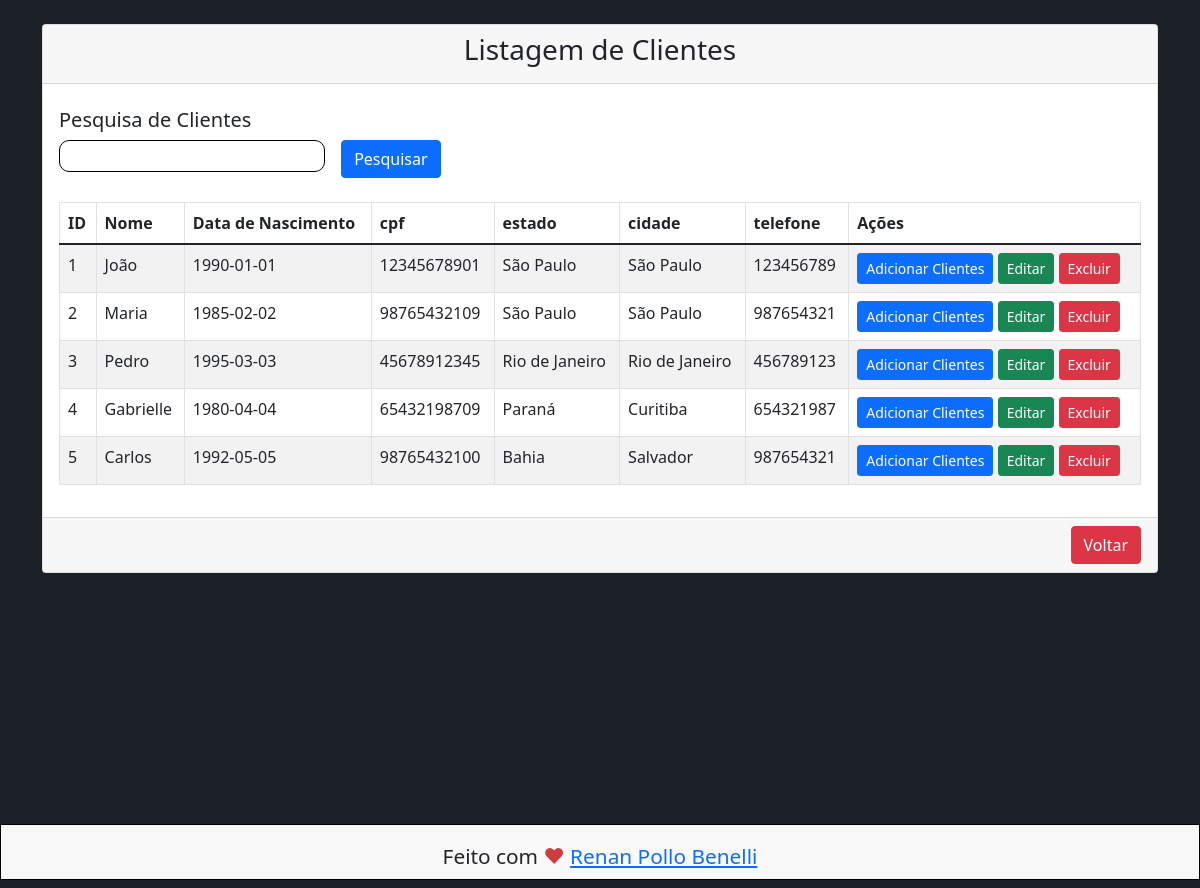
The app's page /view/cliente/lstClientes.php (signed in) with its own data.
### tables this page shows
CREATE TABLE `cliente` (
  `id` int(11) NOT NULL,
  `nome` varchar(255) DEFAULT NULL,
  `data_nascimento` date DEFAULT NULL,
  `cpf` varchar(12) DEFAULT NULL,
  `estado` varchar(50) DEFAULT NULL,
  `cidade` varchar(100) DEFAULT NULL,
  `telefone` varchar(20) DEFAULT NULL
);

### dao/ClienteDao.php (called while the page is built, shortened)
<?php
include_once 'C:\xampp\htdocs\Sistema-VendasPHP\model\Cliente.php';
class ClienteDao {
    public function findAll() {
        $sql = "SELECT * FROM `cliente`;";
        $conn = Conexao::conectar();
        $result = $conn->query($sql);
        $lstClientes = [];
        foreach ($result as $linha) {
            $cliente = new Cliente();
            $cliente->setId($linha['id']);
            $cliente->setNome($linha['nome']);
            $cliente->setDataNascimento($linha['data_nascimento']);
            $cliente->setCpf($linha['cpf']);
            $cliente->setEstado($linha['estado']);
            $cliente->setCidade($linha['cidade']);
            $cliente->setTelefone($linha['telefone']);
            $lstClientes[] = $cliente;
        }
        return $lstClientes;
    }
}
?>

### bll/ClienteBll.php (called while the page is built, shortened)
<?php
include_once 'C:\xampp\htdocs\Sistema-VendasPHP\dao\ClienteDao.php';
class ClienteBll {
    public function findAll() {
        $dao = new ClienteDao();
        return $dao->findAll();
    }
}
?>

### model/Cliente.php (called while the page is built, shortened)
<?php
class Cliente {
    private $id;
    private $nome;
    private $dataNascimento;
    private $cpf;
    private $estado;
    private $cidade;
    private $telefone;
    public function getId() {
        return $this->id;
    }
    public function setId(int $id) {
        $this->id = $id;
    }
    public function getNome() {
        return $this->nome;
    }
    public function setNome(string $nome) {
        $this->nome = $nome;
    }
    public function getDataNascimento() {
        return $this->dataNascimento;
    }
    public function setDataNascimento(string $dataNascimento) {
        $this->dataNascimento = $dataNascimento;
    }
    public function getCpf() {
        return $this->cpf;
    }
    public function setCpf(string $cpf) {
        $this->cpf = $cpf;
    }
    public function getEstado() {
        return $this->estado;
    }
    public function setEstado(string $estado) {
        $this->estado = $estado;
    }
    public function getCidade() {
        return $this->cidade;
    }
    public function setCidade(string $cidade) {
        $this->cidade = $cidade;
    }
    public function getTelefone() {
        return $this->telefone;
    }
    public function setTelefone(string $telefone) {
        $this->telefone = $telefone;
    }
}
?>

### view/cliente/lstClientes.php (the view, shortened to what this page needs)
<?php
include_once '../../bll/ClienteBll.php';
$bll = new ClienteBll();
if (isset($_GET['busca'])) {
    $busca = $_GET['busca'];
} else {
    $busca = null;
}
if ($busca == null) {
    $lstCliente = $bll->findAll();
} else {
    $lstCliente = $bll->findByNome($busca);
}
?>
<!DOCTYPE html>
<html>
<head>
    <link href="https://cdn.jsdelivr.net/npm/bootstrap@5.1.3/dist/css/bootstrap.min.css" rel="stylesheet">
    <link rel="stylesheet" href="../../view/css/formatacao.css">
</head>
<body>
    <div class="container mt-4">
        <div class="row">
            <div class="col-md-12">
                <div class="card">
                    <div class="card-header">
                        <h3>Listagem de Clientes</h4>
                    </div>
                    <div class="card-search">
                        <form action="../cliente/lstClientes.php" method="GET" id="" class="">
                            <h5>Pesquisa de Clientes</h5>
                            <div class="teste">
                                <input type="text" class="input-pesquisa" id="txtBusca" name="busca">
                                <button type="submit" class="btn btn-primary float-end"><span>Pesquisar</span></button>
                            </div>
                        </form>
                    </div>
                    <div class="card-body">
                        <table class="table table-bordered table-striped">
                            <thead>
                                <tr>
                                    <th>ID</th>
                                    <th>Nome</th>
                                    <th>Data de Nascimento</th>
                                    <th>cpf</th>
                                    <th>estado</th>
                                    <th>cidade</th>
                                    <th>telefone</th>
                                    <th>Ações</th>
                                </tr>
                            </thead>
                            <tbody>
                                <?php foreach ($lstCliente as $cliente) { ?>
                                    <tr>
                                        <td>
                                            <?php echo $cliente->getId(); ?>
                                        </td>
                                        <td>
                                            <?php echo $cliente->getNome(); ?>
                                        </td>
                                        <td>
                                            <?php echo $cliente->getDataNascimento(); ?>
                                        </td>
                                        <td>
                                            <?php echo $cliente->getCpf(); ?>
                                        </td>
                                        <td>
                                            <?php echo $cliente->getEstado(); ?>
                                        </td>
                                        <td>
                                            <?php echo $cliente->getCidade(); ?>
                                        </td>
                                        <td>
                                            <?php echo $cliente->getTelefone(); ?>
                                        </td>
                                        <td>
                                            <a href="addCliente.php" class="btn btn-primary btn-sm">Adicionar
                                                Clientes</a>
                                            <a href="attCliente.php?id=<?= $cliente->getId(); ?>"
                                                class="btn btn-success btn-sm">Editar</a>
                                            <a onclick="JavaScript:remover(<?php echo $cliente->getId(); ?>)"
                                                class="btn btn-danger btn-sm">Excluir</a>
                                        </td>
                                    </tr>
                                <?php } ?>
                            </tbody>
                        </table>
                    </div>
                    <div class="card-footer">
                        <h4>
                            <a href="../control-painel/controlPainel.php" class="btn btn-danger float-end">Voltar</a>
                        </h4>
                    </div>
                </div>
            </div>
        </div>
    </div>
    <footer id="footer" class="footer white-bg">
        <p>Feito com <span class="heart">♥</span> <a href="https://beacons.ai/renanpollo" target="_blank">Renan Pollo Benelli</a></p>
    </footer>
</body>
</html>

### view/css/formatacao.css (style rules this page uses)
:root { --white-color: #fff; --white-smoke-color: #F9F9F9; --black-color: #000; --red-color: #CF3C3F; --light-grey-color: #ECECEC; --grey-color: #C4C4C4; --medium-grey-color: #a7a7a7; --deep-grey-color: #343434; --blue-color: #1B77F3; --dark-blue-color: #1B1F27; }
body { width: 100%; height: 100vh; background-color: var(--dark-blue-color); }
.container { width: 100%; height: 100%; }
.card-search { width: 80%; display: flex; flex-direction: column; margin-top: 1rem; padding: 0.5rem 1rem; }
.card-search .teste { display: flex; flex-direction: row; justify-content: flex-start; }
.input-pesquisa { all: unset; width: 30%; height: 1.5rem; border: 1px solid black; border-radius: 10px; padding: .2rem; margin-right: 1rem; font-size: .8rem; }
h3 { text-align: center; }
footer { height: 7vh; text-align: center; font-size: 1.3rem; background-color: var(--white-smoke-color); border: 1px solid black; }
.heart { color: var(--red-color); }
.footer p { margin: 0; padding: 1rem; }

### records on screen
cliente: id "1", nome "João", data_nascimento "1990-01-01", cpf "12345678901", estado "São Paulo", cidade "São Paulo", telefone "123456789"
cliente: id "2", nome "Maria", data_nascimento "1985-02-02", cpf "98765432109", estado "São Paulo", cidade "São Paulo", telefone "987654321"
cliente: id "3", nome "Pedro", data_nascimento "1995-03-03", cpf "45678912345", estado "Rio de Janeiro", cidade "Rio de Janeiro", telefone "456789123"
cliente: id "4", nome "Gabrielle", data_nascimento "1980-04-04", cpf "65432198709", estado "Paraná", cidade "Curitiba", telefone "654321987"
cliente: id "5", nome "Carlos", data_nascimento "1992-05-05", cpf "98765432100", estado "Bahia", cidade "Salvador", telefone "987654321"
